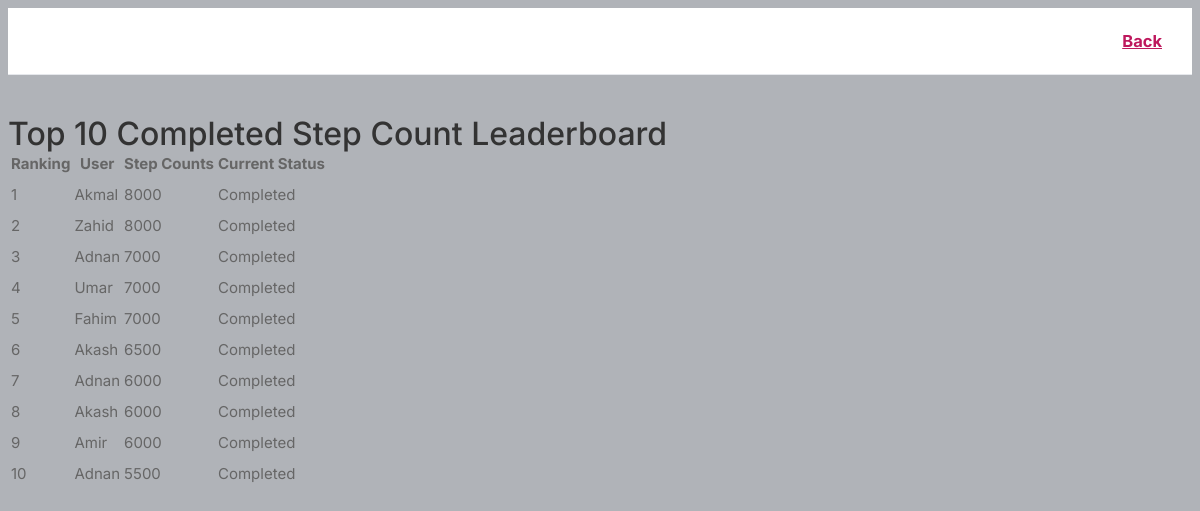
Page /step_count_leaderboard/ (signed in) on the committed database.
### core/models.py (models this page shows)
class StepCount(models.Model):
    created_by = models.CharField(max_length=100)
    step_count = models.IntegerField()
    current_status = models.CharField(max_length=100)

### core/views.py (the view)
# urls.py: path('step_count_leaderboard/', views.step_count_leaderboard, name='step_count_leaderboard'),
@login_required(login_url='signin')
def step_count_leaderboard(request):
    completed_step_counts = StepCount.objects.filter(current_status='Completed').order_by('-step_count')
    return render(request, 'step_count_leaderboard.html', {'completed_step_counts': completed_step_counts})

### templates/step_count_leaderboard.html (shortened to what this page needs)
{% load static %}
<!DOCTYPE html>
<html lang="en">
<head>
    <link rel="stylesheet" href="{% static 'assets/css/style.css' %}">
</head>
<body>
    <header>
        <div class="header_inner">
            <div class="right-side lg:pr-4">
                <a href="{% url 'step_count' %}" class="back-button bg-green-500 flex font-bold hover:bg-green-600 hover:text-white inline-block items-center lg:block max-h-10 mr-4 px-4 py-2 rounded shadow text-white">
                     Back
                </a>
            </div>
        </div>
    </header>
    <div class="container mx-auto">
        <h1 class="text-2xl font-bold mb-4">Top 10 Completed Step Count Leaderboard</h1>
        <table class="w-full">
            <thead>
                <tr>
                    <th>Ranking</th>
                    <th>User</th>
                    <th>Step Counts</th>
                    <th>Current Status</th>
                </tr>
            </thead>
            <tbody>
                {% for step_count in completed_step_counts|slice:":10" %}
                <tr>
                    <td>{{ forloop.counter }}</td>
                    <td>{{ step_count.created_by }}</td>
                    <td>{{ step_count.step_count }}</td>
                    <td>{{ step_count.current_status }}</td>
                </tr>
                {% endfor %}
            </tbody>
        </table>
    </div>
</body>
</html>

### static/assets/css/style.css (style rules this page uses)
body { background-color: #B0B3B8!important; }
::placeholder { color: #808080; opacity: 1; }
a { color: #be185d; -webkit-transition: 0.3s; transition: 0.3s; outline: none !important; }
body { color: #666; font-size: 15px; line-height: 27px; background-color: #f0f2f5; font-family: "Inter", sans-serif; text-transform: none; }
h1, h2, h3, h4, h5, h6 { font-family: "Inter", sans-serif; text-transform: none; }
h1, h2, h3, h4, h5, h6 { color: #333; font-weight: 500; margin: 0; padding: 0; }
h1 { font-size: 32px; }
@media (min-width: 1024px) { .container { max-width: 900px !important; padding-top: 45px; } }
header { background-color: #fff; left: 0; right: 0; top: 0; z-index: 99; height: 66px; display: -webkit-box; display: -ms-flexbox; display: flex; -webkit-box-align: center; -ms-flex-align: center; align-items: center; border-bottom: 1px solid #e5e7eb; }
header .header_inner { display: -webkit-box; display: -ms-flexbox; display: flex; -webkit-box-align: center; -ms-flex-align: center; align-items: center; max-width: 1090px; margin: auto; width: 100%; max-width: 100% !important; padding: 0 30px; }
header .header_inner .right-side { display: -webkit-box; display: -ms-flexbox; display: flex; -webkit-box-align: center; -ms-flex-align: center; align-items: center; -webkit-box-pack: end; -ms-flex-pack: end; justify-content: flex-end; margin-left: auto; }

### templates/step_count_leaderboard.html (style rules this page uses)
.back-button { font-weight: bold; font-size: 1.1em; }

### rows in the picture
StepCount: created_by "Akmal", step_count "8000", current_status "Completed"
StepCount: created_by "Zahid", step_count "8000", current_status "Completed"
StepCount: created_by "Adnan", step_count "7000", current_status "Completed"
StepCount: created_by "Umar", step_count "7000", current_status "Completed"
StepCount: created_by "Fahim", step_count "7000", current_status "Completed"
StepCount: created_by "Akash", step_count "6500", current_status "Completed"
StepCount: created_by "Adnan", step_count "6000", current_status "Completed"
StepCount: created_by "Akash", step_count "6000", current_status "Completed"
StepCount: created_by "Amir", step_count "6000", current_status "Completed"
StepCount: created_by "Adnan", step_count "5500", current_status "Completed"
